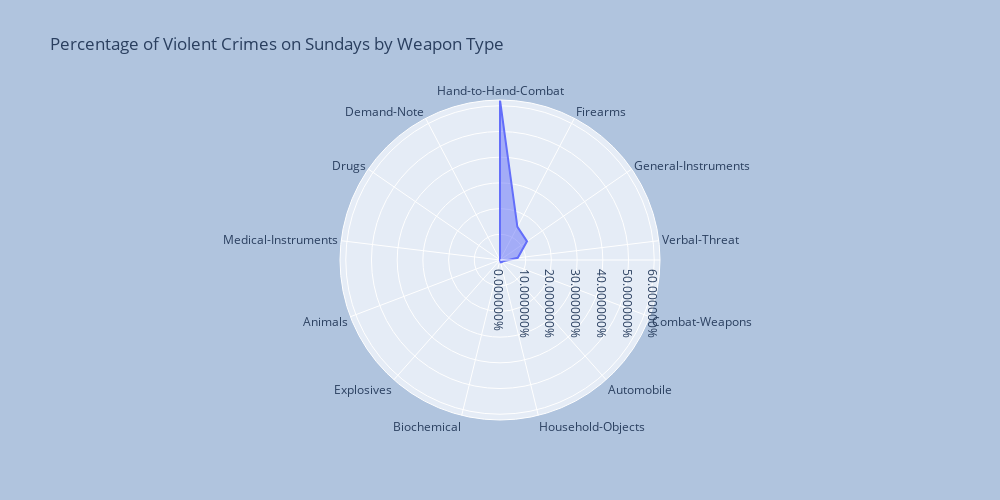

The code cell stored with this chart in its notebook:
### Code cell
fig = px.line_polar(violent_sunday_crimes, 
                    r='Percent of weapon types reported', 
                    theta='Type of Weapon', 
                    line_close=True,
                    title="Percentage of Violent Crimes on Sundays by Weapon Type"
                   )
fig.update_traces(
    fill='toself', 
    name='Type of weapons'
    )
fig.update_layout(
    autosize=False,
    width=1000,
    height=500,
    paper_bgcolor="LightSteelBlue",
    )
fig.update_polars(radialaxis_tickformat='%')
fig.show()

### Figure 1 — Plotly figure (JSON) as saved in the notebook; plotly's stock layout.template omitted (floating-point values rounded to 4 significant figures)
{"data": [{"fill": "toself", "hovertemplate": "Percent of weapon types reported=%{r}<br>Type of Weapon=%{theta}<extra></extra>", "legendgroup": "", "line": {"color": "#636efa", "dash": "solid"}, "marker": {"symbol": "circle"}, "mode": "lines", "name": "Type of weapons", "r": [0.6225, 0.1456, 0.1276, 0.06968, 0.01276, 0.01108, 0.009531, 0.0005072, 0.0004271, 0.0001602, 8.009e-05, 5.339e-05, 2.67e-05, 0.6225], "showlegend": false, "subplot": "polar", "theta": ["Hand-to-Hand-Combat", "Firearms", "General-Instruments", "Verbal-Threat", "Combat-Weapons", "Automobile", "Household-Objects", "Biochemical", "Explosives", "Animals", "Medical-Instruments", "Drugs", "Demand-Note", "Hand-to-Hand-Combat"], "type": "scatterpolar"}], "layout": {"autosize": false, "height": 500, "legend": {"tracegroupgap": 0}, "paper_bgcolor": "LightSteelBlue", "polar": {"angularaxis": {"direction": "clockwise", "rotation": 90}, "domain": {"x": [0, 1], "y": [0, 1]}, "radialaxis": {"tickformat": "%"}}, "title": {"text": "Percentage of Violent Crimes on Sundays by Weapon Type"}, "width": 1000}}
